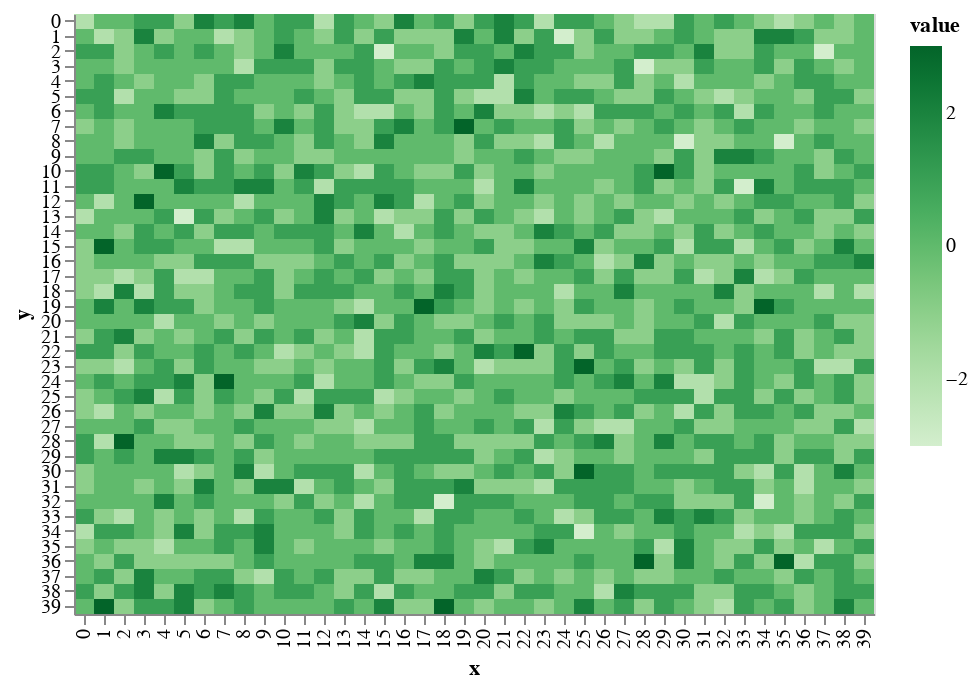

Notebook code cell kept with this figure:
### Markdown cell above
# in the beginning, the world was void and without form.

Starting with a grid with nothing on it. No elevation, no terrain. All of this will be generated proceduraly. 

You can see here that the terrain is shifted on a random-normal distribution to make it look _uneven_. Making it randomly doesn't make it look _real_ so I'm going to have to be smarter about the rules that raise and lower terrain in order to make them look like mountains.

### Code cell
world.shift_terrain()
draw.drawTerrainHeight(world.grid_elevation)

### Figure 1 — Vega-Lite specification as saved in the notebook (floating-point values rounded to 4 significant figures; data arrays with more than 128 entries replaced by an {"elided": "..."} marker saying what was removed)
{"$schema": "https://vega.github.io/schema/vega-lite/v2.6.0.json", "config": {"view": {"height": 300, "width": 400}}, "data": {"name": "data-4dc86f1253ac50398978e837d860be50"}, "datasets": {"data-4dc86f1253ac50398978e837d860be50": {"elided": "1600 records"}}, "encoding": {"color": {"field": "value", "scale": {"scheme": "greens"}, "type": "quantitative"}, "x": {"field": "x", "type": "ordinal"}, "y": {"field": "y", "type": "ordinal"}}, "mark": "rect"}
